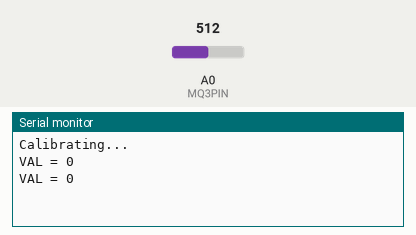
The sketch below on a simulated Arduino Uno, built with avr-gcc and run on an emulated ATmega328P. On the bench: the last lines printed to the serial monitor. The inputs (shaded band) are chosen by the test bench; at power-on: A0 (MQ3PIN) = 512.

Above: at 3.2 s.
3.3 s: A0 (MQ3PIN) set to 716
At 4.6 s:
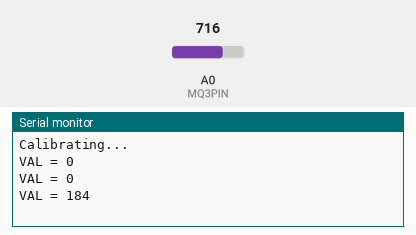
4.8 s: A0 (MQ3PIN) set to 900
At 5.8 s:
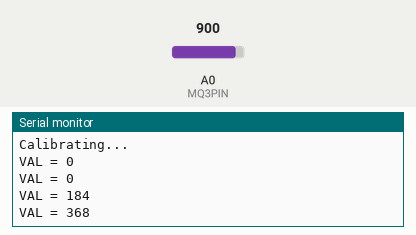
Timing chart, 0 to 7.8 s (numbered marks = the images above; inputs shaded):
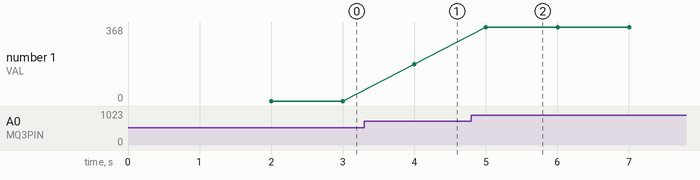

The sketch:

mq3.ino
```cpp
/*
http://www.wayengineer.com/mq3-alcohol-sensor-module-p-1075.html#.VOfETEuE83Z
http://bildr.org/2013/10/mq3-arduino/

*/

const int MQ3PIN = 0;

int _baseline = 0;

void setup() {
  Serial.begin(9600);
  pinMode(MQ3PIN, INPUT);

  // take 20 air samples when we first turn on the system
  Serial.println("Calibrating...");
  autoCalibrate(20);
}

void loop() {
  int val = getReading();
  Serial.print("VAL = ");
  Serial.println(val);
  delay(1000);
}

void autoCalibrate(int samples) {
  int val, i, firstcal, lastnum;
  firstcal = 1;
  for(i = 0; i < samples; i++) {
    val = analogRead(MQ3PIN);
    if(firstcal) {
      firstcal = 0;
      lastnum = val;
    } else {
      lastnum = (lastnum + val) / 2;
    }
    delay(100);
  }
  _baseline = lastnum + 20;
}

int getReading() {
  int val = analogRead(MQ3PIN);
  val -= _baseline;
  if(val > 0)
    return val;
  return 0;
}
```

Measured:
- after the input at 3.3 s, the serial monitor: prints a new line after 0.70 s (image 1)
- after the input at 4.8 s, the serial monitor: prints a new line after 0.20 s (image 2)
- plotted number 1: 0 → 184 after the input at 3.3 s, 184 → 368 after the input at 4.8 s
